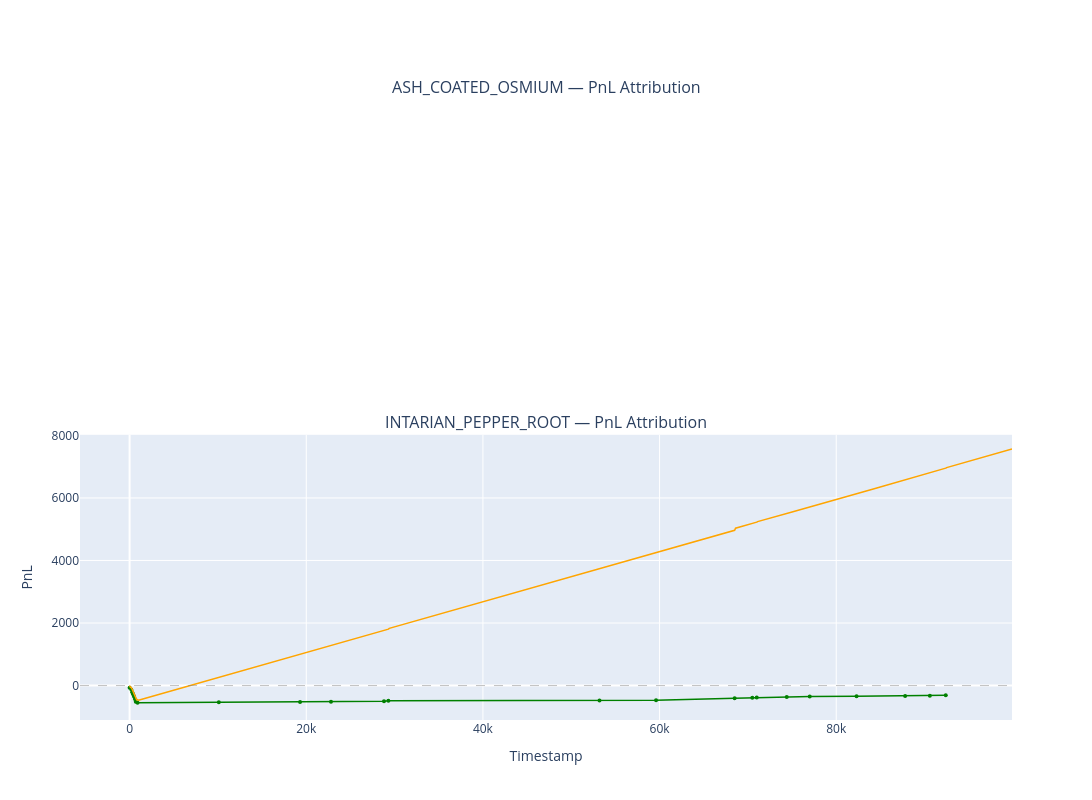

Notebook code for this chart:
### Markdown cell above
## Step 7: PnL 归因 — 做市 vs 头寸损益

将 PnL 拆分为：
- **Realized edge PnL**：每笔成交时的 edge × qty 累计（确定性收益）
- **Mark-to-market PnL**：持仓的未实现盈亏（随价格漂移波动）

两者之和应近似等于总 PnL。

### Code cell
fig = make_subplots(rows=len(products), cols=1, shared_xaxes=True,
                    subplot_titles=[f"{p} — PnL Attribution" for p in products],
                    vertical_spacing=0.08)

for i, product in enumerate(products, 1):
    pt = my_with_wm.filter(pl.col("product") == product).sort("timestamp")
    if pt.height == 0:
        continue

    # 累计 edge PnL
    ts_list = pt["timestamp"].to_list()
    cum_edge = np.cumsum(pt["edge_pnl"].to_list())

    # 总 PnL（从 activitiesLog）
    pnl_p = pnl_by_product.filter(pl.col("product") == product).sort("timestamp")

    # Mark-to-market 差值 = total_pnl - cum_edge（在成交时刻内插）
    fig.add_trace(go.Scatter(
        x=ts_list, y=cum_edge.tolist(),
        mode="lines+markers", line=dict(color="green", width=1.5),
        marker=dict(size=4),
        name="Cum Edge PnL", legendgroup="edge", showlegend=(i == 1),
    ), row=i, col=1)

    fig.add_trace(go.Scatter(
        x=pnl_p["timestamp"].to_list(), y=pnl_p["profit_and_loss"].to_list(),
        mode="lines", line=dict(color="orange", width=1.5),
        name="Total PnL", legendgroup="total", showlegend=(i == 1),
    ), row=i, col=1)

    fig.add_hline(y=0, line_dash="dash", line_color="gray", line_width=0.5, row=i, col=1)
    fig.update_yaxes(title_text="PnL", row=i, col=1)

    final_edge = cum_edge[-1] if len(cum_edge) else 0
    final_total = pnl_p["profit_and_loss"].to_list()[-1] if pnl_p.height else 0
    print(f"{product}: cum_edge={final_edge:.2f}, total_pnl={final_total:.2f}, "
          f"mtm_component={final_total - final_edge:.2f}")

fig.update_xaxes(title_text="Timestamp", row=len(products), col=1)
fig.update_layout(height=400 * len(products), width=1200,
                  legend=dict(orientation="h", y=1.03, x=0))
fig.show()

### Figure 1 — Plotly figure (JSON) as saved in the notebook; plotly's stock layout.template omitted (floating-point values rounded to 4 significant figures; data arrays with more than 128 entries replaced by an {"elided": "..."} marker saying what was removed)
{"data": [{"legendgroup": "edge", "line": {"color": "green", "width": 1.5}, "marker": {"size": 4}, "mode": "lines+markers", "name": "Cum Edge PnL", "showlegend": false, "type": "scatter", "x": [0, 200, 300, 400, 500, 600, 700, 900, 10100, 19300, 22800, 28800, 29300, 53200, 59600, 68500, 70500, 71000, 74400, 77000, 82300, 87800, 90600, 92400], "xaxis": "x2", "y": [-66, -136, -213, -276, -346, -430, -514, -549, -537, -529, -517, -505, -489, -477, -469, -406, -391, -379, -363, -351, -339, -334, -322, -312], "yaxis": "y2"}, {"legendgroup": "total", "line": {"color": "orange", "width": 1.5}, "mode": "lines", "name": "Total PnL", "showlegend": false, "type": "scatter", "x": {"elided": "1000 int values"}, "xaxis": "x2", "y": {"elided": "1000 float values"}, "yaxis": "y2"}], "layout": {"annotations": [{"font": {"size": 16}, "showarrow": false, "text": "ASH_COATED_OSMIUM — PnL Attribution", "x": 0.5, "xanchor": "center", "xref": "paper", "y": 1, "yanchor": "bottom", "yref": "paper"}, {"font": {"size": 16}, "showarrow": false, "text": "INTARIAN_PEPPER_ROOT — PnL Attribution", "x": 0.5, "xanchor": "center", "xref": "paper", "y": 0.46, "yanchor": "bottom", "yref": "paper"}], "height": 800, "legend": {"orientation": "h", "x": 0, "y": 1.03}, "shapes": [{"line": {"color": "gray", "dash": "dash", "width": 0.5}, "type": "line", "x0": 0, "x1": 1, "xref": "x2 domain", "y0": 0, "y1": 0, "yref": "y2"}], "width": 1200, "xaxis": {"anchor": "y", "domain": [0, 1], "matches": "x2", "showticklabels": false}, "xaxis2": {"anchor": "y2", "domain": [0, 1], "title": {"text": "Timestamp"}}, "yaxis": {"anchor": "x", "domain": [0.54, 1]}, "yaxis2": {"anchor": "x2", "domain": [0, 0.46], "title": {"text": "PnL"}}}}
